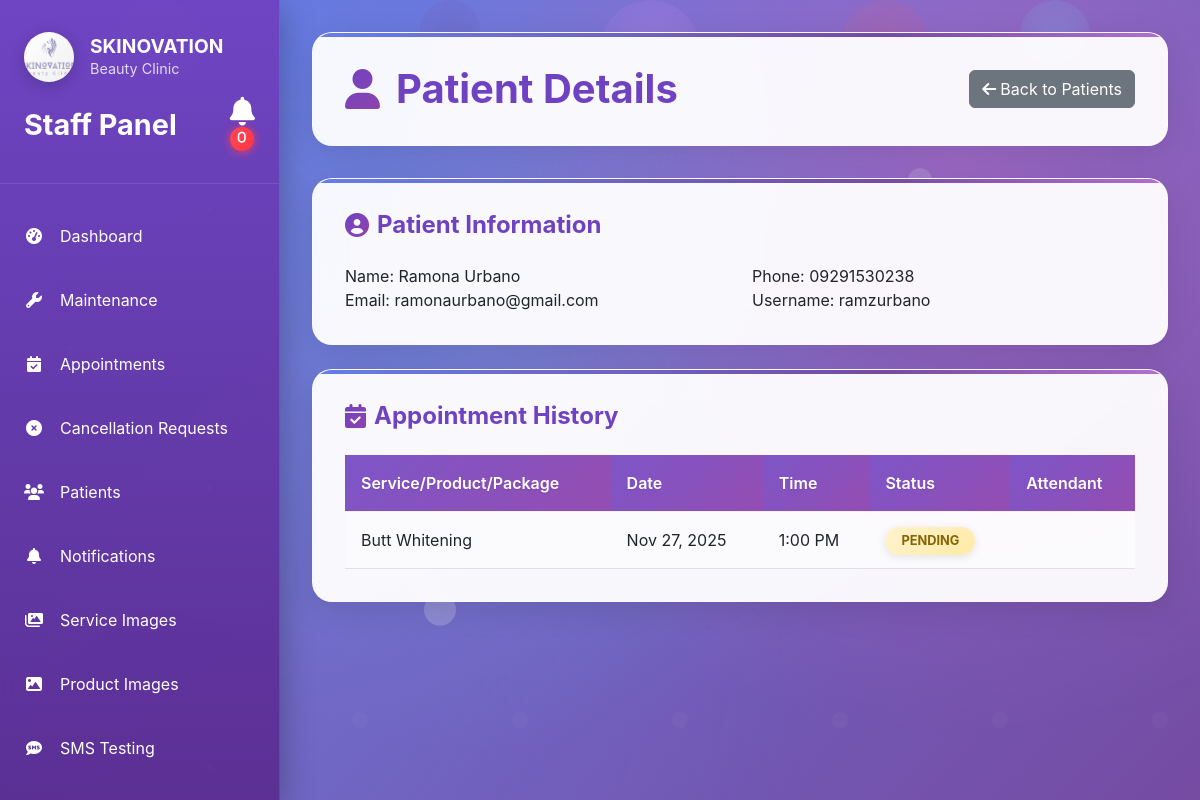
The page /appointments/admin/patient/23/ (signed in) on the database its author committed.
### accounts/models.py (models this page shows, shortened)
class User(AbstractUser):
    USER_TYPE_CHOICES = [
        ('patient', 'Patient'),
        ('admin', 'Admin'),
        ('owner', 'Owner'),
        ('attendant', 'Attendant'),
    ]
    GENDER_CHOICES = [
        ('male', 'Male'),
        ('female', 'Female'),
        ('other', 'Other'),
    ]
    CIVIL_STATUS_CHOICES = [
        ('single', 'Single'),
        ('married', 'Married'),
        ('widowed', 'Widowed'),
        ('divorced', 'Divorced'),
        ('separated', 'Separated'),
    ]
    user_type = models.CharField(max_length=10, choices=USER_TYPE_CHOICES, default='patient')
    phone = models.CharField(
        max_length=20,
        validators=[RegexValidator(
            regex=r'^\+?1?\d{9,15}$',
            message="Phone number must be entered in the format: '+999999999'. Up to 15 digits allowed."
        )],
        blank=True
    )
    middle_name = models.CharField(max_length=255, blank=True, null=True)
    address = models.TextField(blank=True, null=True, help_text="Complete address")
    gender = models.CharField(max_length=10, choices=GENDER_CHOICES, blank=True, null=True)
    civil_status = models.CharField(max_length=10, choices=CIVIL_STATUS_CHOICES, blank=True, null=True)
    birthday = models.DateField(blank=True, null=True)
    occupation = models.CharField(max_length=255, blank=True, null=True)
    profile_picture = models.ImageField(upload_to='profile_pictures/', blank=True, null=True)
    archived = models.BooleanField(default=False)
    created_at = models.DateTimeField(auto_now_add=True)
    updated_at = models.DateTimeField(auto_now=True)
    @property
    def full_name(self):
        return f"{self.first_name} {self.middle_name or ''} {self.last_name}".strip()
    class Meta:
        db_table = 'users'

### appointments/models.py (models this page shows, shortened)
class Appointment(models.Model):
    STATUS_CHOICES = [
        ('pending', 'Pending'),
        ('confirmed', 'Confirmed'),
        ('completed', 'Completed'),
        ('cancelled', 'Cancelled'),
    ]
    appointment_date = models.DateField()
    appointment_time = models.TimeField()
    status = models.CharField(max_length=10, choices=STATUS_CHOICES, default='pending')
    created_at = models.DateTimeField(auto_now_add=True)
    updated_at = models.DateTimeField(auto_now=True)
    transaction_id = models.CharField(max_length=100, blank=True, null=True)
    patient = models.ForeignKey(settings.AUTH_USER_MODEL, on_delete=models.CASCADE, related_name='appointments')
    attendant = models.ForeignKey('accounts.Attendant', on_delete=models.CASCADE, related_name='appointments')
    service = models.ForeignKey('services.Service', on_delete=models.CASCADE, related_name='appointments', blank=True, null=True)
    product = models.ForeignKey('products.Product', on_delete=models.CASCADE, related_name='appointments', blank=True, null=True)
    package = models.ForeignKey('packages.Package', on_delete=models.CASCADE, related_name='appointments', blank=True, null=True)
    class Meta:
        db_table = 'appointments'
        ordering = ['-created_at']
    def get_service_name(self):
        if self.service:
            return self.service.service_name
        elif self.product:
            return self.product.product_name
        elif self.package:
            return self.package.package_name
        else:
            return "No service assigned"

### services/models.py (models this page shows, shortened)
class Service(models.Model):
    service_name = models.CharField(max_length=100)
    description = models.TextField(blank=True, null=True)
    price = models.DecimalField(max_digits=10, decimal_places=2, blank=True, null=True)
    duration = models.IntegerField(help_text="Duration in minutes")
    category = models.ForeignKey(ServiceCategory, on_delete=models.CASCADE, related_name='services')
    image = models.ImageField(upload_to='services/', blank=True, null=True)
    created_at = models.DateTimeField(auto_now_add=True)
    updated_at = models.DateTimeField(auto_now=True)
    class Meta:
        db_table = 'services'
        ordering = ['service_name']

### appointments/admin_views.py (the view)
# urls.py: path('admin/patient/<int:patient_id>/', admin_views.admin_view_patient, name='admin_view_patient'),
@login_required
@user_passes_test(is_admin)
def admin_view_patient(request, patient_id):
    from accounts.models import User
    patient = get_object_or_404(User, id=patient_id)
    appointments = Appointment.objects.filter(patient=patient).order_by('-appointment_date')
    context = {
        'patient': patient,
        'appointments': appointments,
    }
    return render(request, 'appointments/admin_patient_detail.html', context)

### appointments/admin_views.py (called while the page is built)
def is_admin(user):
    return user.is_authenticated and user.user_type == 'admin'

### appointments/context_processors.py (called while the page is built)
def notification_count(request):
    if request.user.is_authenticated:
        if request.user.user_type == 'admin':
            count = Notification.objects.filter(patient__isnull=True).count()
        else:
            count = Notification.objects.filter(patient=request.user, is_read=False).count()
    else:
        count = 0
    return {
        'notification_count': count
    }

### templates/appointments/admin_patient_detail.html (shortened to what this page needs)
{% extends 'appointments/admin_base.html' %}
{% load static %}
{% block content %}
<div class="content-header">
    <div class="d-flex justify-content-between align-items-center">
        <h1 class="page-title">
            <i class="fas fa-user"></i>
            Patient Details
        </h1>
        <a href="{% url 'appointments:admin_patients' %}" class="btn btn-secondary">
            <i class="fas fa-arrow-left me-1"></i>Back to Patients
        </a>
    </div>
</div>
<div class="content-card mb-4">
    <h3 class="card-title">
        <i class="fas fa-user-circle"></i>
        Patient Information
    </h3>
    <div class="row">
        <div class="col-md-6">
            <div class="info-row">
                <span class="info-label">Name:</span>
                <span class="info-value">{{ patient.full_name }}</span>
            </div>
            <div class="info-row">
                <span class="info-label">Email:</span>
                <span class="info-value">{{ patient.email }}</span>
            </div>
        </div>
        <div class="col-md-6">
            <div class="info-row">
                <span class="info-label">Phone:</span>
                <span class="info-value">{{ patient.phone|default:"Not provided" }}</span>
            </div>
            <div class="info-row">
                <span class="info-label">Username:</span>
                <span class="info-value">{{ patient.username }}</span>
            </div>
        </div>
    </div>
</div>
<div class="content-card">
    <h3 class="card-title">
        <i class="fas fa-calendar-check"></i>
        Appointment History
    </h3>
    {% if appointments %}
        <div class="table-responsive">
            <table class="table">
                <thead>
                    <tr>
                        <th>Service/Product/Package</th>
                        <th>Date</th>
                        <th>Time</th>
                        <th>Status</th>
                        <th>Attendant</th>
                    </tr>
                </thead>
                <tbody>
                    {% for appointment in appointments %}
                    <tr>
                        <td>{{ appointment.get_service_name }}</td>
                        <td>{{ appointment.appointment_date|date:"M d, Y" }}</td>
                        <td>{{ appointment.appointment_time|time:"g:i A" }}</td>
                        <td>
                            <span class="status-badge status-{{ appointment.status }}">
                                {{ appointment.status|title }}
                            </span>
                        </td>
                        <td>{{ appointment.attendant.full_name }}</td>
                    </tr>
                    {% endfor %}
                </tbody>
            </table>
        </div>
    {% else %}
        <div class="text-center py-4">
            <i class="fas fa-calendar-times fa-2x text-muted mb-3"></i>
            <p class="text-muted">No appointments found for this patient.</p>
        </div>
    {% endif %}
</div>
{% endblock %}

### templates/appointments/admin_base.html (style rules this page uses)
:root { --primary-color: #6f42c1; --secondary-color: #8e44ad; --dark-color: #5a2d91; --light-purple: #f8f9ff; --success-color: #28a745; --warning-color: #ffc107; --danger-color: #dc3545; --info-color: #17a2b8; }
body { font-family: 'Inter', -apple-system, BlinkMacSystemFont, 'Segoe UI', Roboto, sans-serif; background: linear-gradient(135deg, #667eea 0%, #764ba2 100%); background-attachment: fixed; min-height: 100vh; position: relative; }
body::before { content: ''; position: fixed; top: 0; left: 0; width: 100%; height: 100%; background: radial-gradient(circle at 20% 80%, rgba(120, 119, 198, 0.3) 0%, transparent 50%), radial-gradient(circle at 80% 20%, rgba(255, 119, 198, 0.3) 0%, transparent 50%), radial-gradient(circle at 40% 40%, rgba(120, 219, 255, 0.2) 0%, transparent 50%); z-index: -1; }
.content-header { background: rgba(255, 255, 255, 0.95); backdrop-filter: blur(15px); border-radius: 20px; padding: 2rem; margin-bottom: 2rem; box-shadow: 0 8px 32px rgba(0, 0, 0, 0.1); border: 1px solid rgba(255, 255, 255, 0.2); position: relative; overflow: hidden; }
.content-header::before { content: ''; position: absolute; top: 0; left: 0; right: 0; height: 4px; background: linear-gradient(90deg, #667eea, #764ba2, #f093fb, #f5576c); background-size: 200% 100%; animation: gradientShift 3s ease infinite; }
.page-title { color: var(--primary-color); font-size: 2.5rem; font-weight: bold; margin: 0; display: flex; align-items: center; position: relative; z-index: 1; }
.page-title i { margin-right: 1rem; background: linear-gradient(135deg, var(--primary-color), var(--secondary-color)); -webkit-background-clip: text; -webkit-text-fill-color: transparent; background-clip: text; }
.content-card { background: rgba(255, 255, 255, 0.95); backdrop-filter: blur(15px); border-radius: 20px; padding: 2rem; box-shadow: 0 8px 32px rgba(0, 0, 0, 0.1); margin-bottom: 2rem; border: 1px solid rgba(255, 255, 255, 0.2); position: relative; overflow: hidden; }
.content-card::before { content: ''; position: absolute; top: 0; left: 0; right: 0; height: 4px; background: linear-gradient(90deg, #667eea, #764ba2, #f093fb, #f5576c); background-size: 200% 100%; animation: gradientShift 3s ease infinite; }
.card-title { color: var(--primary-color); font-size: 1.5rem; font-weight: bold; margin-bottom: 1.5rem; display: flex; align-items: center; position: relative; z-index: 1; }
.card-title i { margin-right: 0.5rem; background: linear-gradient(135deg, var(--primary-color), var(--secondary-color)); -webkit-background-clip: text; -webkit-text-fill-color: transparent; background-clip: text; }
.table { margin-bottom: 0; background: transparent; }
.table thead th { background: linear-gradient(135deg, var(--primary-color), var(--secondary-color)); color: white; border: none; padding: 1rem; font-weight: 600; text-shadow: 0 1px 2px rgba(0, 0, 0, 0.1); position: relative; }
.table thead th::before { content: ''; position: absolute; top: 0; left: 0; right: 0; bottom: 0; background: linear-gradient(135deg, rgba(255, 255, 255, 0.1), rgba(255, 255, 255, 0.05)); z-index: 0; }
.table thead th { position: relative; z-index: 1; }
.table tbody td { padding: 1rem; vertical-align: middle; border-top: 1px solid rgba(233, 236, 239, 0.5); background: rgba(255, 255, 255, 0.5); transition: all 0.3s ease; }
.status-badge { padding: 0.4rem 1rem; border-radius: 25px; font-size: 0.8rem; font-weight: bold; text-transform: uppercase; box-shadow: 0 2px 8px rgba(0, 0, 0, 0.1); transition: all 0.3s ease; position: relative; overflow: hidden; }
.status-badge::before { content: ''; position: absolute; top: 0; left: 0; right: 0; bottom: 0; background: linear-gradient(135deg, rgba(255, 255, 255, 0.2), rgba(255, 255, 255, 0.1)); opacity: 0; transition: opacity 0.3s ease; z-index: 0; }
.status-pending { background: linear-gradient(135deg, #fff3cd, #ffeaa7); color: #856404; }

### rows shown on the page
User: full_name "Ramona Urbano", email "ramonaurbano@gmail.com", phone "09291530238", username "ramzurbano"
Appointment: get_service_name "Butt Whitening", appointment_date "Nov 27, 2025", appointment_time "1:00 PM", status "PENDING"
